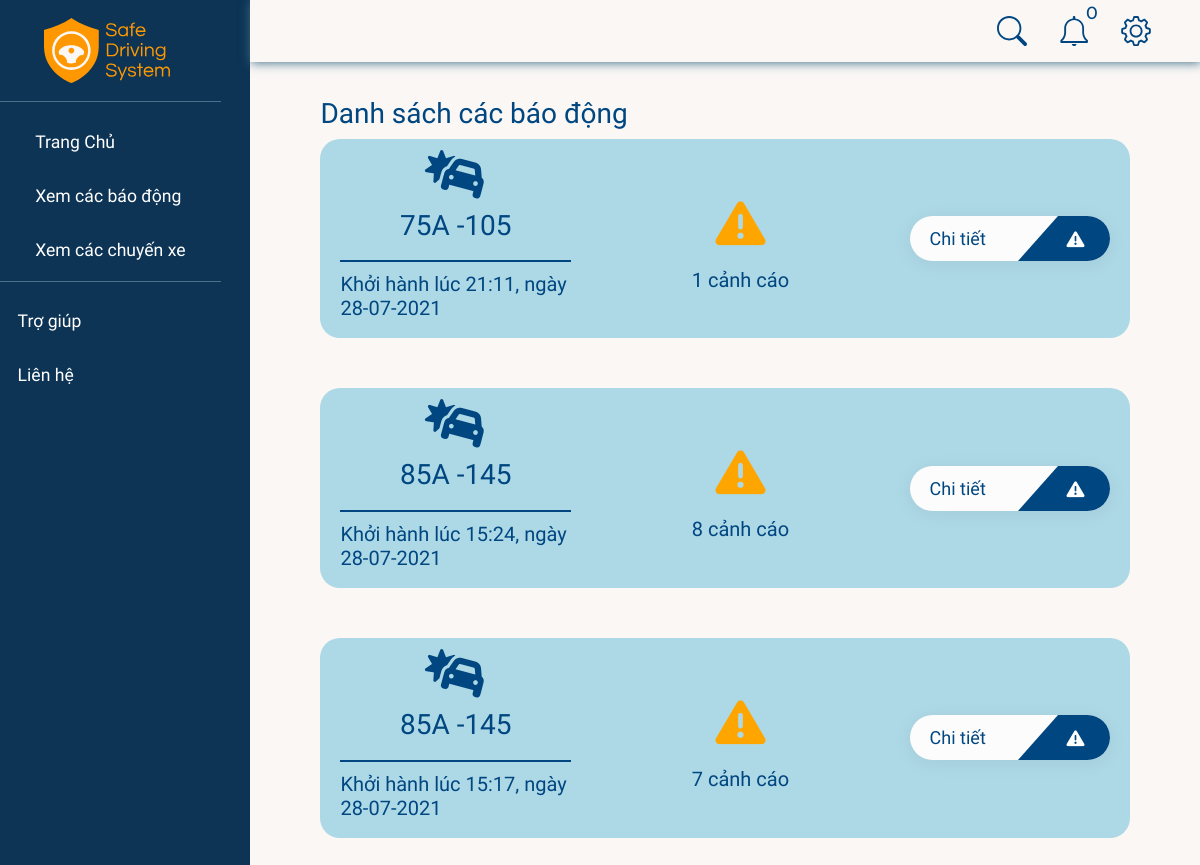
/alerts/ (signed in), run on an earlier commit of the app's database.
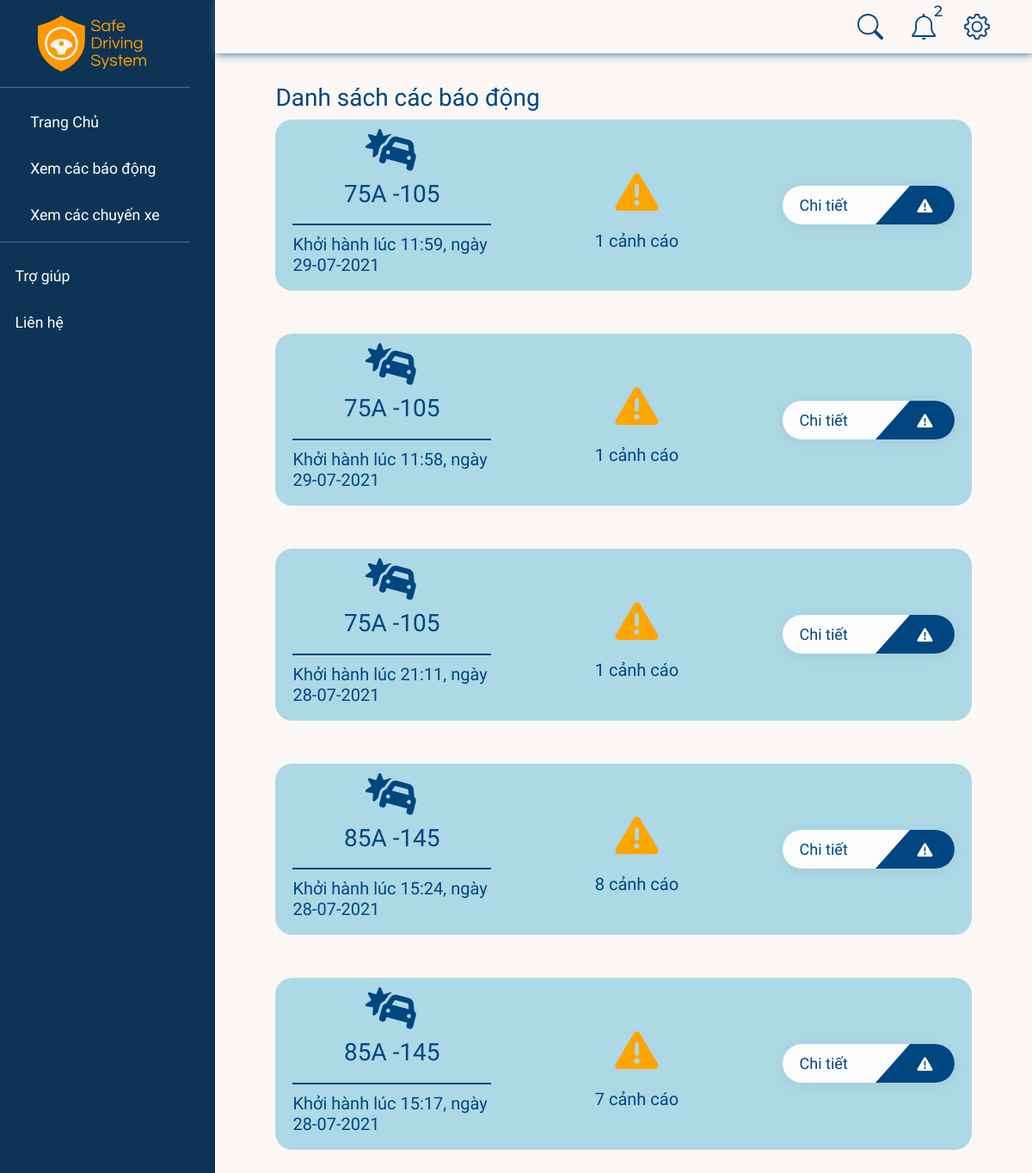
And on a later commit of the database.
### realtime/models.py (models this page shows, shortened)
class Drive(models.Model):
    STATUS = (
        ("ongoing", "ongoing"),
        ("ended", "ended"),
    )
    device = models.ForeignKey(RaspDevice, null=True, on_delete=models.CASCADE)
    startTime = models.DateTimeField(null=True)
    status = models.CharField(max_length=20, choices=STATUS)
    endTime = models.DateTimeField(null=True)

class Alert(models.Model):
    DECTECT_TYPE = (
        ("Noeye", "Không thấy khuôn mặt"),
        ("Drowsiness", "Không tỉnh táo"),
        ("Alcohol", "Đồ uống có cồn"),
    )
    drive = models.ForeignKey(Drive, null=True, on_delete=models.CASCADE)
    detect = models.CharField(max_length=50, choices=DECTECT_TYPE)
    timeOccured = models.DateTimeField(null=True)
    isRead = models.BooleanField(null=True, blank=True, default=False)

### accounts/models.py (models this page shows, shortened)
class RaspDevice(models.Model):
    class Meta:
        constraints = [
            models.UniqueConstraint(fields=["password"], name="password"),
        ]
    STATUS = (
        ("online", "online"),
        ("offline", "offline"),
    )
    name = models.CharField(max_length=50)
    car = models.OneToOneField(Car, null=True, on_delete=models.SET_NULL, blank=True)
    status = models.CharField(
        max_length=50, null=True, blank=True, choices=STATUS, default="offline"
    )
    password = models.CharField(max_length=8, null=True, blank=True)
    dateAdded = models.DateTimeField(auto_now_add=True)
    company = models.ForeignKey(Company, null=True, blank=True, on_delete=models.CASCADE)

class Car(models.Model):
    class Meta:
        constraints = [
            models.UniqueConstraint(fields=["licensePlate"], name="licensePlate"),
        ]
    name = models.CharField(max_length=50)
    licensePlate = models.CharField(max_length=20, null=True)
    boughtDate = models.DateTimeField(auto_now_add=True, null=True)
    company = models.ForeignKey(Company, null=True, on_delete=models.CASCADE)

### realtime/views.py (the view)
# urls.py: path("alerts/", views.alerts, name="alerts"),
@login_required(login_url="/")
def alerts(request):
    company = request.user.profile.company
    drs = Drive.objects.filter(device__company=company, alert__gt=0).order_by('-startTime').annotate(total=Count('id'))
    searchKey = request.GET.get("search-key")
    if searchKey != '' and searchKey is not None:
        drs = drs.filter(device__car__licensePlate__icontains=searchKey)
    lastestAlerts, unreadCounts = getNotifications(company)
    context = {'drs': drs, "notifications": lastestAlerts, "unreadNotis": unreadCounts}
    return render(request, "alerts.html", context)

### accounts/views.py (called while the page is built)
def getNotifications(company):
    lastestAlerts = Alert.objects.filter(drive__device__company=company).order_by('-timeOccured')[:5]
    unreadCounts = 0
    for alert in lastestAlerts:
        unreadCounts = (unreadCounts + 1) if not alert.isRead else unreadCounts
    return lastestAlerts, unreadCounts

### realtime/templates/alerts.html (shortened to what this page needs)
{% extends 'base.html' %}
{% load static %}
{% block modal %}
{% include 'sidebar.html' %}
{% endblock modal %}
{% block content %}
{% include "navbar-search.html" %}
<div class="content-container">
    <h3>Danh sách các báo động</h3>
    <div class="drive-wrapper">
        {% for drive in drs %}
        <div style="background: lightblue; margin-bottom: 50px;" class="alerts-container" id="{{ drive.id }}">
            <div class="alerts-container__info">
                <i class="fas fa-car-crash"></i>
                {% if drive.device.car %}
                <h3>{{ drive.device.car.licensePlate }}</h3>
                {% else %}
                <h3>Xe không xác định</h3>
                {% endif %}
                <div class="break-line"></div>
                <h5>Khởi hành lúc {{ drive.startTime.time }}, ngày {{ drive.startTime.date }}</h5>
            </div>
            <div class="alerts-container__warn">
                <i class="fas fa-exclamation-triangle"></i>
                <h5>{{ drive.alert_set.all|length }} cảnh cáo</h5>
            </div>
            <a class="dedcription-btn" href="{% url 'driveDetail' drive.id %}">
                <span class="name-descripeion">Chi tiết</span>
                <div class="btn-icon book">
                    <i class="fas fa-exclamation-triangle"></i>
                </div>
            </a>
        </div>
        {% endfor %}
    </div>
</div>
{% endblock content %}

What changed in the data, as far as the page shows it:
added Drive: device.car.licensePlate "75A -105", startTime.time "11:59", startTime "29-07-2021", alert_set.all|length "1"
added Drive: device.car.licensePlate "75A -105", startTime.time "11:58", startTime "29-07-2021", alert_set.all|length "1"
Also different on the page:
{{ unreadNotis }}: "0" → "2"
